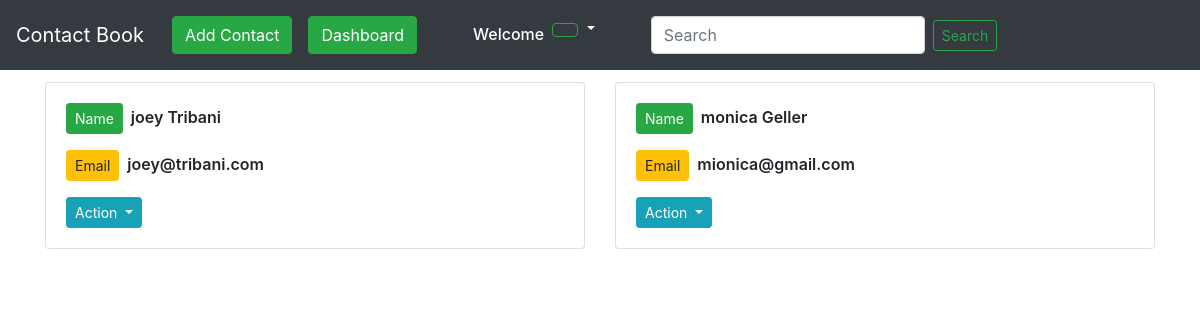
The page /dashboard/ (signed in) on the database its author committed.
### contactbook/models.py (models this page shows, shortened)
class Contact(models.Model):
    sno = models.AutoField(primary_key=True)
    first_name = models.CharField(max_length=50)
    last_name = models.CharField(max_length=50)
    email = models.CharField(max_length=100)
    user_id = models.ForeignKey(User,on_delete=models.CASCADE)

### contactbook/views.py (the view)
# urls.py: path('dashboard/',views.dashboard, name='dashboard'),
def dashboard(request):
    contacts = Contact.objects.filter(user_id=request.user)
    context={'contacts':contacts}
    return render(request,'dashboard.html',context)

### templates/dashboard.html (shortened to what this page needs)
{% extends 'base.html' %}

### templates/base.html (shortened to what this page needs)
<!doctype html>
<html lang="en">
  <head>
    <link rel="stylesheet" href="https://cdn.jsdelivr.net/npm/bootstrap@4.5.3/dist/css/bootstrap.min.css">
  </head>
{% block navbar %}
  <nav class="navbar navbar-expand-lg navbar-dark bg-dark">
  <a class="navbar-brand" href="/">Contact Book</a>
  <div class="collapse navbar-collapse" id="navbarSupportedContent">
    <ul class="navbar-nav ml-1" >
      {% if user.is_authenticated %}
    <li class="nav-item ">
        <a class="nav-link" href={% url 'addcontact' %}><button type="button" class="btn btn-success ">Add Contact</button></a>
      </li>
       <li class="nav-item ">
        <a class="nav-link" href={% url 'dashboard' %}><button type="button" class="btn btn-success">Dashboard</button></a>
      </li>
    <h6 class="ml-5 my-auto" style="color:white;">Welcome</h6>
     <li style="display:inline;" class="nav-item dropdown ml-0 mr-5">
        <a style="color:white" class="nav-link dropdown-toggle" href="#" id="logoutbar" role="button" data-toggle="dropdown" aria-haspopup="true" aria-expanded="false">
          <button style="color:white;" class="btn btn-outline-success"> {{user.first_name}}</button>
        </a>
      </li>
      {% endif %}
      {% if user.is_authenticated %}
      <form class="form-inline my-2 my-lg-0" method='get' action={% url "search" %}>
      <input class="form-control mr-sm-2" type="search" id='search' name = "search" placeholder="Search" aria-label="Search">
      <button class="btn btn-outline-success btn-sm my-2 my-sm-0"  type="submit">Search</button>
    </ul>
    {% endif %}
    </nav>
{% endblock navbar %}
{% block main %}
<div class="container mt-2">
<div class="row">
{% for item in contacts %}
   <div class="col-6 col-md-6">
   <div class="card my-1 ">
  <div class="card-body">
    <p style="font-weight:600; text-transform: capitalize;"><button type="button" class="btn btn-success btn-sm mr-2">Name</button>{{item.first_name}} {{item.last_name}}</p>
    <p style="font-weight:600;"><button type="button" class="btn btn-warning btn-sm mr-2">Email</button>{{item.email}}</p>
    <div class="dropdown">
  <button class="btn btn-info btn-sm dropdown-toggle" type="button" id="dropdownMenuButton" data-toggle="dropdown" aria-haspopup="true" aria-expanded="false">
    Action
  </button>
</div>
  </div>
</div>
</div>
{% endfor %}
</div>
{% endblock main %}
 <body>
  </body>
</html>

### rows shown on the page
Contact: first_name "Joey", last_name "Tribani", email "joey@tribani.com"
Contact: first_name "Monica", last_name "Geller", email "mionica@gmail.com"
